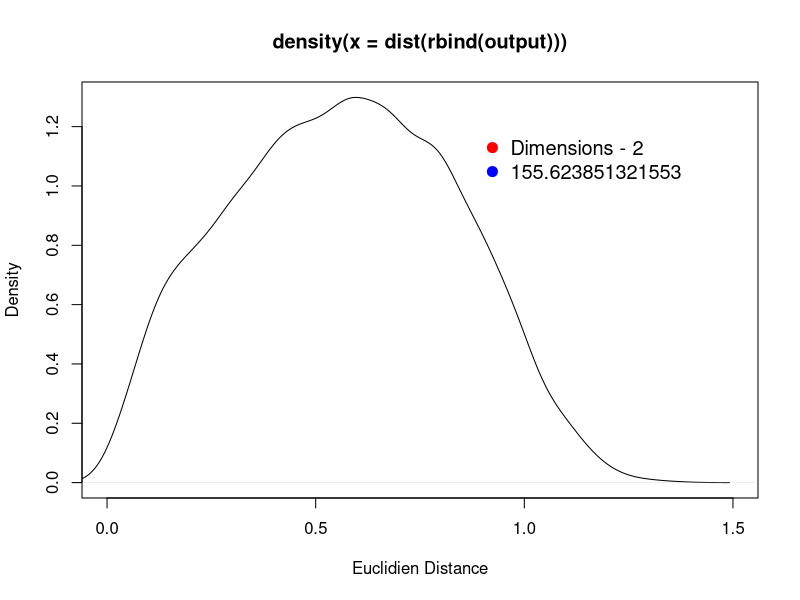
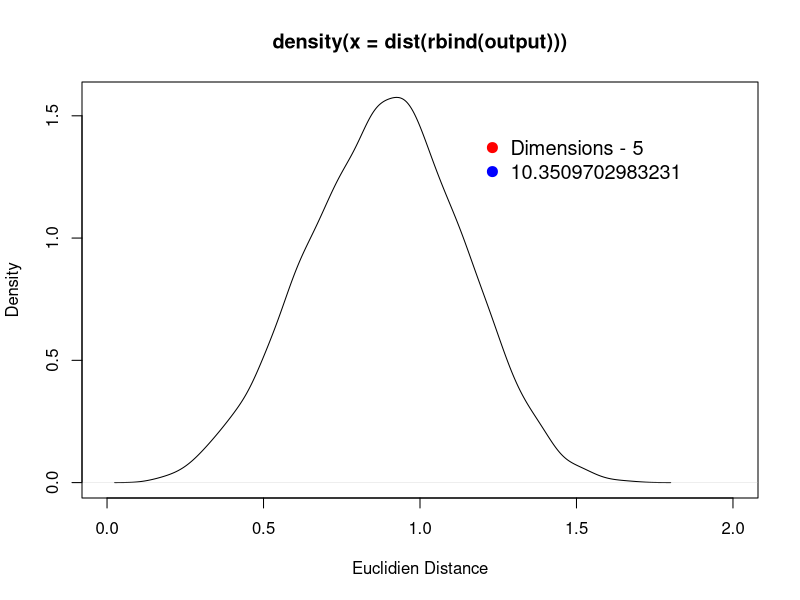
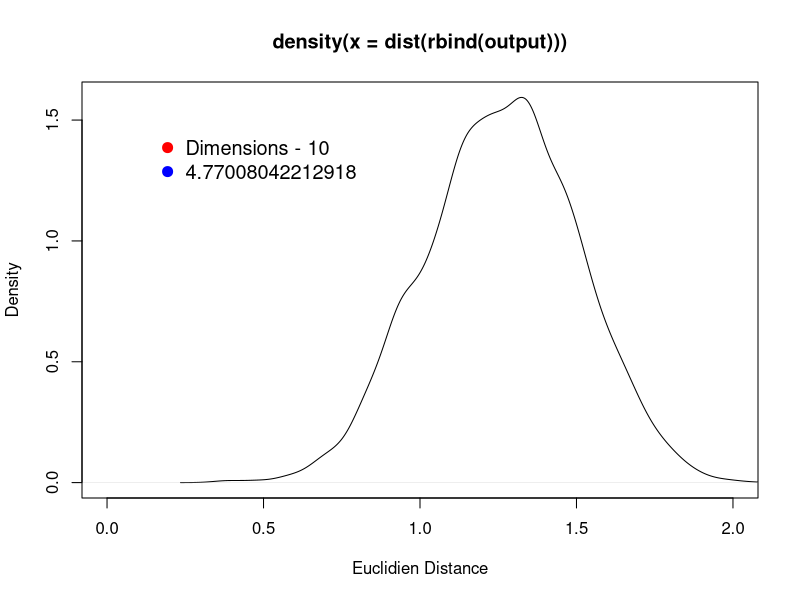
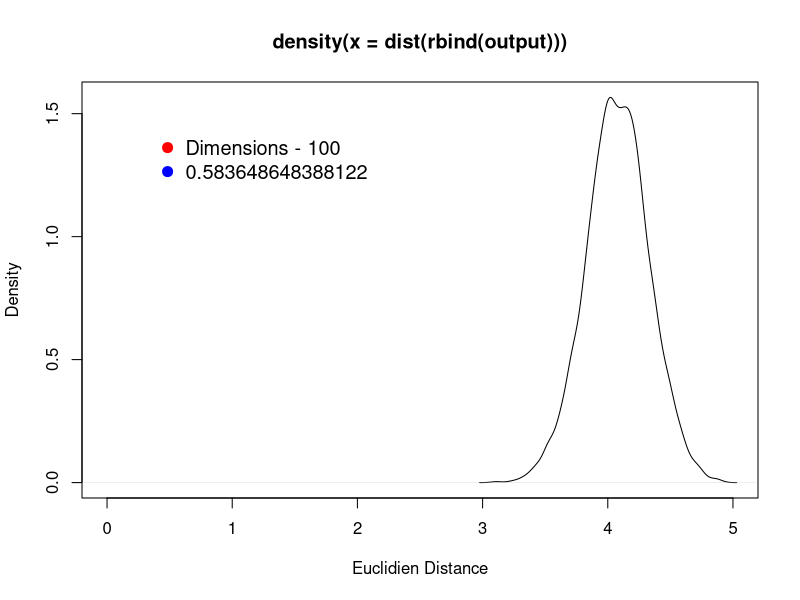
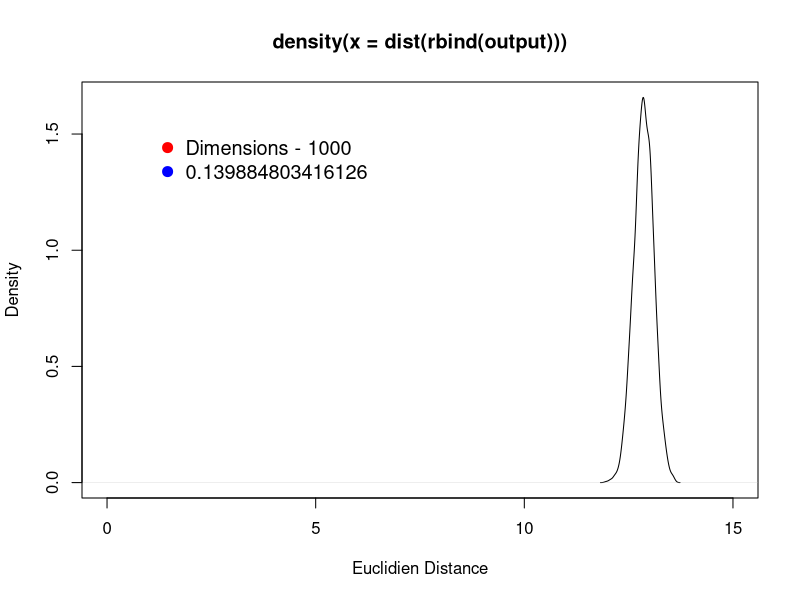

These figures' R source, in order:
## ---- chunk 1
x <- runif(200)
output <- matrix(unlist(x), ncol = 2, byrow = TRUE)
plot(density(dist(rbind(output))), xlim = c(0,1.5), xlab = "Euclidien Distance", ylab = "Density")

lp <- (max(dist(rbind(output))) - min(dist(rbind(output)))) / (min(dist(rbind(output))) + 0.001)
print(lp)
legend("topright",
       legend = c("Dimensions - 2",lp),
       col = c("red","blue"),
       pch = c(20,20), bty = "n", pt.cex = 2, cex = 1.2, text.col = "black", horiz = F , inset = c(0.1, 0.1))
## ---- chunk 2
x <- runif(500)
output <- matrix(unlist(x), ncol = 5, byrow = TRUE)
plot(density(dist(rbind(output))), xlim = c(0,2),xlab = "Euclidien Distance", ylab = "Density")

lp <- (max(dist(rbind(output))) - min(dist(rbind(output)))) / (min(dist(rbind(output))) + 0.001)
print(lp)
legend("topright",
       legend = c("Dimensions - 5",lp),
       col = c("red","blue"),
       pch = c(20,20), bty = "n", pt.cex = 2, cex = 1.2, text.col = "black", horiz = F , inset = c(0.1, 0.1))

## ---- chunk 3
x <- runif(1000)
output <- matrix(unlist(x), ncol = 10, byrow = TRUE)
plot(density(dist(rbind(output))), xlim = c(0,2),xlab = "Euclidien Distance", ylab = "Density")
lp <- (max(dist(rbind(output))) - min(dist(rbind(output)))) / (min(dist(rbind(output))) + 0.001)
print(lp)
legend("topleft",
       legend = c("Dimensions - 10",lp),
       col = c("red","blue"),
       pch = c(20,20), bty = "n", pt.cex = 2, cex = 1.2, text.col = "black", horiz = F , inset = c(0.1, 0.1))

## ---- chunk 4

x <- runif(10000)
output <- matrix(unlist(x), ncol = 100, byrow = TRUE)
plot(density(dist(rbind(output))), xlim=c(0,5),xlab = "Euclidien Distance", ylab = "Density")
lp <- (max(dist(rbind(output))) - min(dist(rbind(output)))) / (min(dist(rbind(output))) + 0.001)
print(lp)
legend("topleft",
       legend = c("Dimensions - 100",lp),
       col = c("red","blue"),
       pch = c(20,20), bty = "n", pt.cex = 2, cex = 1.2, text.col = "black", horiz = F , inset = c(0.1, 0.1))

## ---- chunk 5
x <- runif(100000)
output <- matrix(unlist(x), ncol = 1000, byrow = TRUE)
plot(density(dist(rbind(output))),xlim=c(0,15),xlab = "Euclidien Distance", ylab = "Density")
lp <- (max(dist(rbind(output))) - min(dist(rbind(output)))) / (min(dist(rbind(output))) + 0.001)
print(lp)
legend("topleft",
       legend = c("Dimensions - 1000",lp),
       col = c("red","blue"),
       pch = c(20,20), bty = "n", pt.cex = 2, cex = 1.2, text.col = "black", horiz = F , inset = c(0.1, 0.1))

